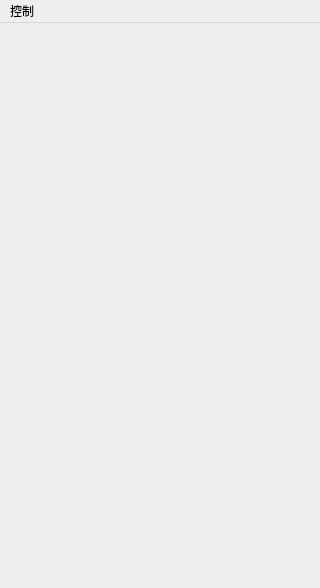
<?xml version="1.0" encoding="UTF-8"?>
<ui version="4.0">
 <class>ChooseLevelSence</class>
 <widget class="QMainWindow" name="ChooseLevelSence">
  <property name="geometry">
   <rect>
    <x>0</x>
    <y>0</y>
    <width>320</width>
    <height>588</height>
   </rect>
  </property>
  <property name="sizePolicy">
   <sizepolicy hsizetype="Fixed" vsizetype="Fixed">
    <horstretch>0</horstretch>
    <verstretch>0</verstretch>
   </sizepolicy>
  </property>
  <property name="minimumSize">
   <size>
    <width>320</width>
    <height>588</height>
   </size>
  </property>
  <property name="maximumSize">
   <size>
    <width>320</width>
    <height>588</height>
   </size>
  </property>
  <property name="windowTitle">
   <string>关卡</string>
  </property>
  <property name="windowIcon">
   <iconset resource="res.qrc">
    <normaloff>:/src/Coin0001.png</normaloff>:/src/Coin0001.png</iconset>
  </property>
  <widget class="QWidget" name="centralwidget">
   <property name="styleSheet">
    <string notr="true"/>
   </property>
  </widget>
  <widget class="QMenuBar" name="menubar">
   <property name="geometry">
    <rect>
     <x>0</x>
     <y>0</y>
     <width>320</width>
     <height>23</height>
    </rect>
   </property>
   <widget class="QMenu" name="menu">
    <property name="title">
     <string>控制</string>
    </property>
    <addaction name="actionquit"/>
   </widget>
   <addaction name="menu"/>
  </widget>
  <action name="actionquit">
   <property name="text">
    <string>退出</string>
   </property>
  </action>
 </widget>
 <resources>
  <include location="res.qrc"/>
 </resources>
 <connections/>
</ui>
